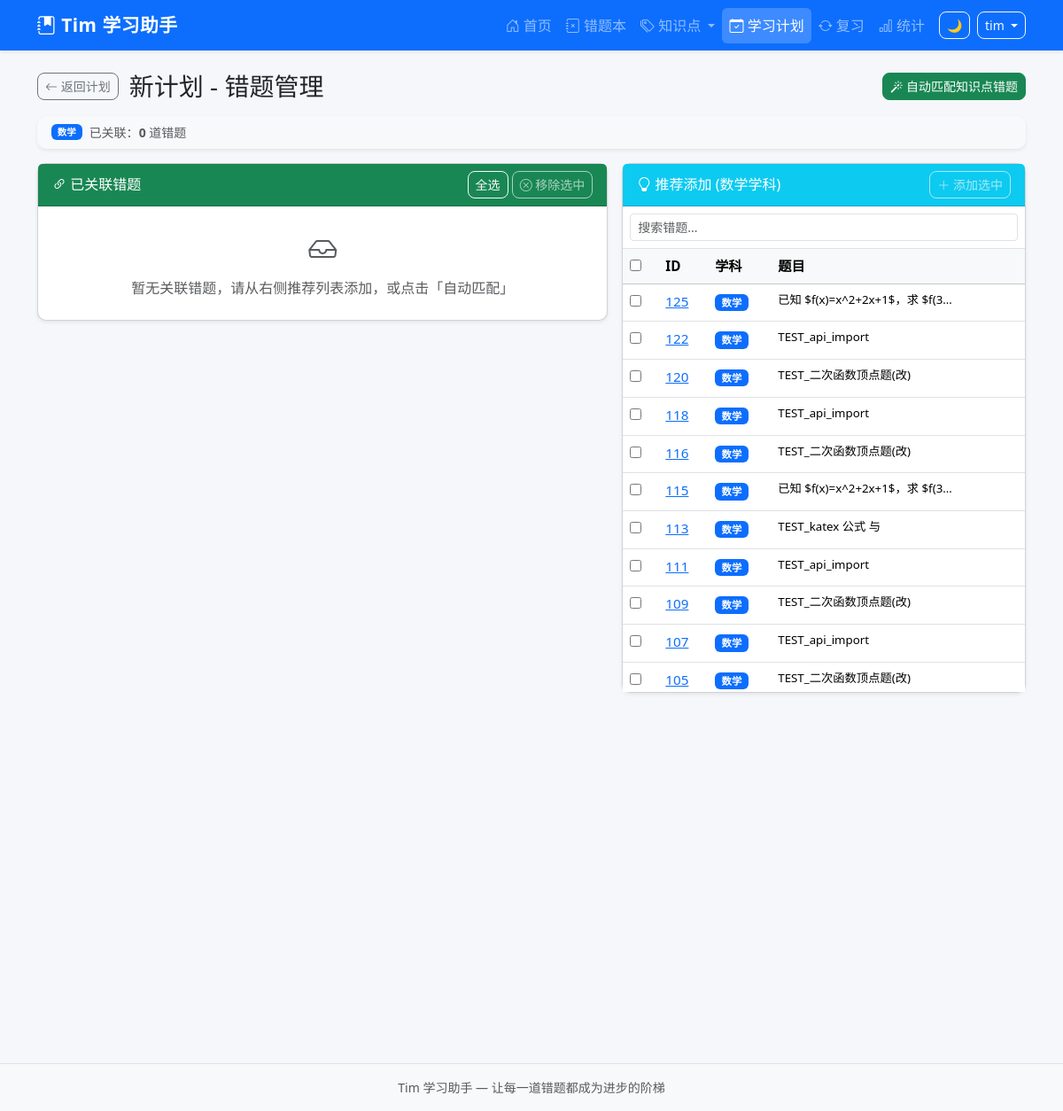
The app's page /study-plans/2/mistakes (signed in), older data.
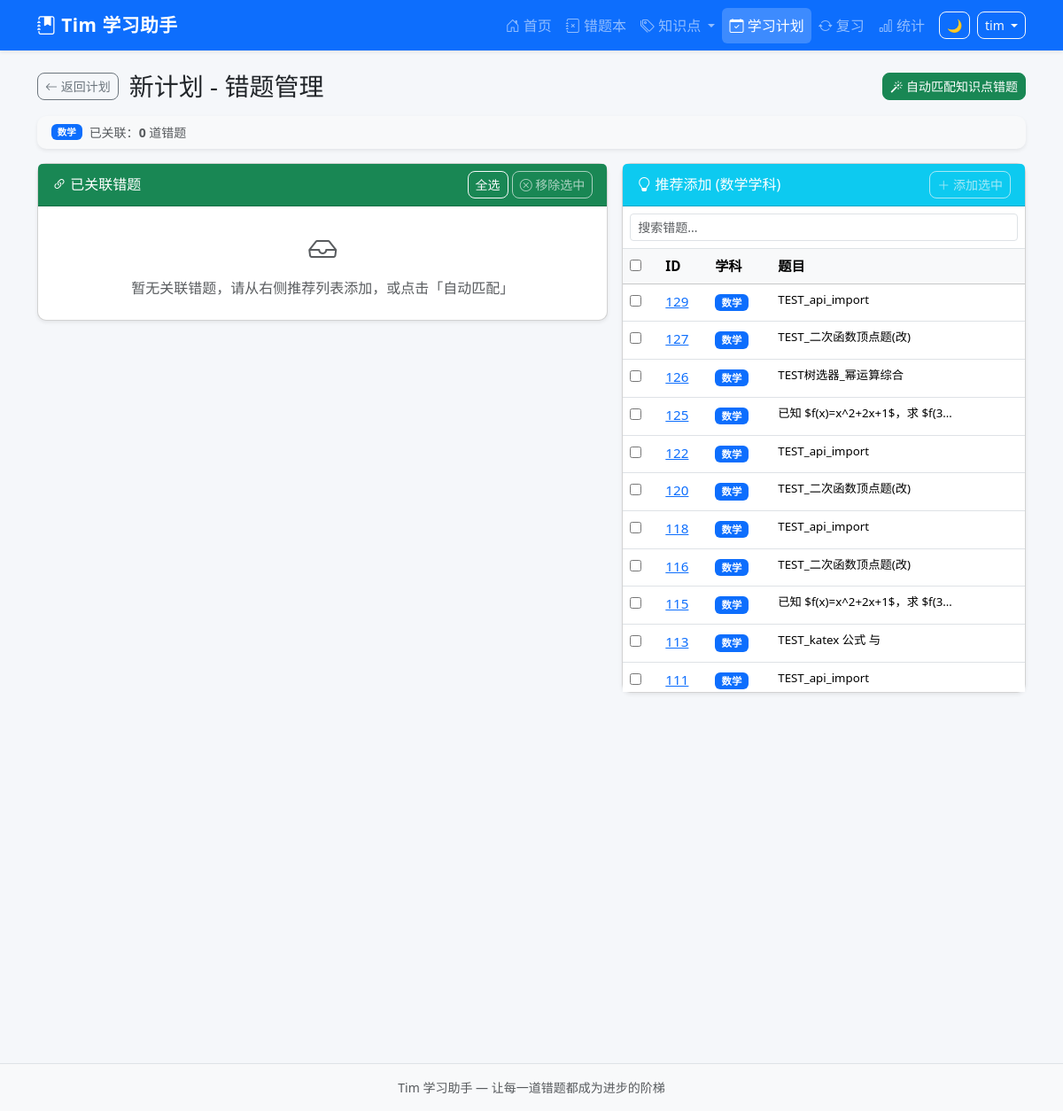
The same page, newer data.
### tables this page shows
CREATE TABLE mistake_records (
            id INTEGER PRIMARY KEY AUTOINCREMENT,
            uuid TEXT NOT NULL,
            sys_platform TEXT NOT NULL DEFAULT 'web',
            bstudio_create_time TIMESTAMP DEFAULT CURRENT_TIMESTAMP,
            xueke TEXT NOT NULL,
            timu TEXT NOT NULL,
            xueshengdaan TEXT DEFAULT '',
            zhengquedaan TEXT DEFAULT '',
            cuowufenxi TEXT DEFAULT '',
            zhishidian TEXT DEFAULT '',
            difficulty INTEGER DEFAULT 1,
            review_count INTEGER DEFAULT 0,
            last_review_at TIMESTAMP,
            next_review_at TIMESTAMP,
            review_stage INTEGER DEFAULT 0,
            review_algorithm TEXT DEFAULT 'sm2',
            status TEXT DEFAULT 'active',
            updated_at TIMESTAMP DEFAULT CURRENT_TIMESTAMP
        , voice_data TEXT DEFAULT '');

### app.py (the view, shortened to what this page needs)
@app.route('/study-plans/<int:plan_id>/mistakes')
@login_required
def plan_mistakes(plan_id):
    plan = query_db('SELECT * FROM study_plans WHERE id=?', (plan_id,), one=True)
    if not plan:
        flash('计划不存在', 'danger')
        return redirect(url_for('study_plans'))
    linked = query_db(
        '''SELECT mr.* FROM mistake_records mr
           JOIN plan_mistakes pm ON mr.id = pm.mistake_id
           WHERE pm.plan_id = ? AND 1=1
           ORDER BY mr.bstudio_create_time DESC''',
        (plan_id,)
    )
    linked = rows_to_dicts(linked)
    for q in linked:
        q['timu_plain'] = strip_latex(q['timu'])
    suggested = []
    if plan['zhishidian']:
        suggested = query_db(
            '''SELECT mr.* FROM mistake_records mr
               WHERE mr.zhishidian LIKE ? AND 1=1
               AND mr.id NOT IN (SELECT mistake_id FROM plan_mistakes WHERE plan_id=?)
               ORDER BY mr.bstudio_create_time DESC LIMIT 20''',
            ('%' + plan['zhishidian'] + '%', plan_id)
        )
    elif plan['xueke']:
        suggested = query_db(
            '''SELECT mr.* FROM mistake_records mr
               WHERE mr.xueke = ? AND 1=1
               AND mr.id NOT IN (SELECT mistake_id FROM plan_mistakes WHERE plan_id=?)
               ORDER BY mr.bstudio_create_time DESC LIMIT 20''',
            (plan['xueke'], plan_id)
        )
    suggested = rows_to_dicts(suggested)
    for q in suggested:
        q['timu_plain'] = strip_latex(q['timu'])
    resp = make_response(render_template('plan_mistakes.html',
        plan=plan, linked=linked, suggested=suggested,
        subjects=Config.get_subjects()))
    return set_uuid_cookie(resp, g.user_uuid)

### app.py (called while the page is built, shortened)
@app.after_request
def add_security_headers(resp):
    resp.headers['X-Frame-Options'] = 'DENY'
    resp.headers['X-Content-Type-Options'] = 'nosniff'
    resp.headers['Referrer-Policy'] = 'strict-origin-when-cross-origin'
    return resp

@app.before_request
def csrf_check():
    if 'csrf_token' not in session:
        session['csrf_token'] = str(uuid_mod.uuid4())
    if request.method in ('GET', 'HEAD', 'OPTIONS'):
        return

def login_required(f):
    @wraps(f)
    def decorated(*a, **kw):
        if 'user_id' not in session:
            return redirect(url_for('login', next=request.path))
        return f(*a, **kw)
    return decorated

@app.before_request
def before_request():
    g.user_uuid = get_or_create_uuid()
    g.username = session.get('username', '')

### config.py (called while the page is built)
    @staticmethod
    def get_subjects():
        try:
            from database import query_db
            rows = query_db("SELECT name FROM base_data WHERE category='subject' ORDER BY sort_order")
            if rows:
                return [r['name'] for r in rows]
        except Exception:
            pass
        return Config.SUBJECTS

### database.py (called while the page is built)
def rows_to_dicts(rows):
    return [dict(r) for r in rows]

### templates/plan_mistakes.html (shortened to what the changed rows need)
{% extends "base.html" %}
{% block content %}
<div class="row g-3">
    <div class="col-lg-5">
        <div class="card shadow-sm">
            <div class="card-body p-0">
                {% if suggested %}
                <div class="table-responsive" style="max-height:500px;overflow-y:auto;">
                    <table class="table table-hover mb-0">
                        <thead class="table-light sticky-top">
                            <tr>
                                <th style="width:40px"><input type="checkbox" id="suggested-all" onchange="toggleGroup('suggested', this)"></th>
                                <th>ID</th>
                                <th>学科</th>
                                <th>题目</th>
                            </tr>
                        </thead>
                        <tbody id="suggested-tbody">
                            {% for q in suggested %}
                            <tr class="suggested-row" data-keywords="{{ q['xueke'] }} {{ q.get('timu_plain', q['timu'][:50]) }} {{ q.get('zhishidian','') }}">
                                <td><input type="checkbox" class="suggested-cb" value="{{ q['id'] }}"></td>
                                <td><a href="{{ url_for('question_detail', question_id=q['id']) }}" target="_blank">{{ q['id'] }}</a></td>
                                <td><span class="badge bg-primary">{{ q['xueke'] }}</span></td>
                                <td>
                                    <span class="small d-inline-block" style="max-width:200px;overflow:hidden;text-overflow:ellipsis;white-space:nowrap;">
                                        {{ q.get('timu_plain', q['timu'][:50]) }}
                                    </span>
                                </td>
                            </tr>
                            {% endfor %}
                        </tbody>
                    </table>
                </div>
                {% endif %}
            </div>
        </div>
    </div>
</div>
{% endblock %}

Row changes from the older to the newer data that the page shows:
no longer on this page (row unchanged): mistake_records: id "109", xueke "数学", get "TEST_二次函数顶点题(改)"
no longer on this page (row unchanged): mistake_records: id "107", xueke "数学", get "TEST_api_import"
no longer on this page (row unchanged): mistake_records: id "105", xueke "数学", get "TEST_二次函数顶点题(改)"
added mistake_records: id "129", xueke "数学", get "TEST_api_import"
added mistake_records: id "127", xueke "数学", get "TEST_二次函数顶点题(改)"
added mistake_records: id "126", xueke "数学", get "TEST树选器_幂运算综合"
